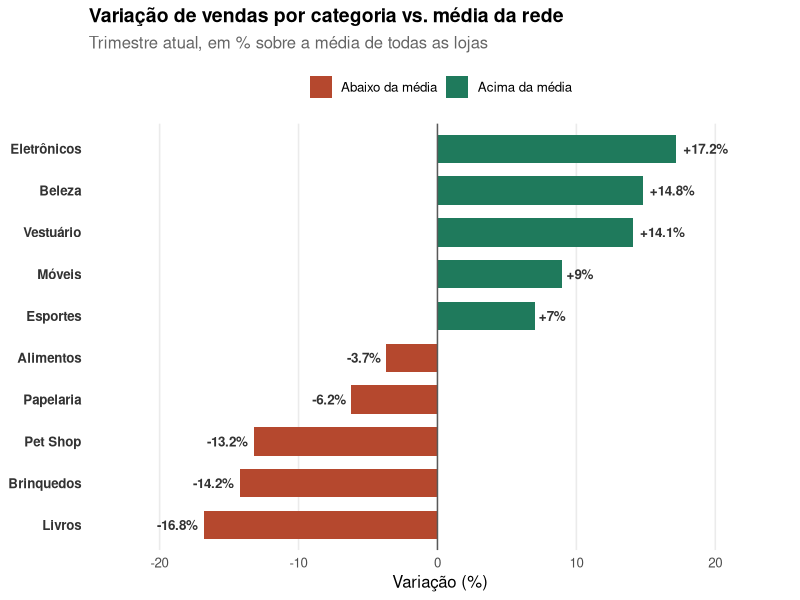

Reproduce this figure in R.
# Libraries
library(ggplot2)
library(dplyr)
library(forcats)
library(jsonlite)

# Sessao roda em locale C puro (ASCII) neste ambiente -- sem isso, toda
# string acentuada sai corrompida byte a byte no data.json e no proprio PNG.
# "C.utf8" existe no sistema (locale -a). Ver AGENTS.md, "Licoes aprendidas".
invisible(Sys.setlocale("LC_CTYPE", "C.utf8"))

# Barras divergentes: variacao percentual de vendas por categoria de produto
# em relacao a media da rede de lojas (o "zero" nao e ausencia de venda, e a
# media -- por isso barras pra cima E pra baixo do eixo, nao um ranking
# comum que so cresce a partir de zero real). Primeiro gráfico divergente
# da categoria ranking (as outras entradas -- barplot, lollipop, bump,
# circular -- sao todas rankings de valor absoluto, nunca de desvio a
# partir de uma referencia).
set.seed(2917)

categorias <- c(
  "Eletrônicos", "Vestuário", "Alimentos", "Beleza", "Brinquedos",
  "Livros", "Papelaria", "Móveis", "Esportes", "Pet Shop"
)

# Variacao ficticia (%) em relacao a media da rede no trimestre -- gerada
# com uma tendencia base por categoria (nao puramente aleatoria) pra sair
# um miolo de categorias proximas de zero e caudas nos dois extremos, do
# jeito que um dado real de varejo costuma se comportar.
tendencia <- c(18, 11, -3, 14, -9, -15, -6, 6, 9, -12)
variacao <- round(tendencia + rnorm(length(categorias), 0, 2.4), 1)

dados <- data.frame(categoria = categorias, variacao = variacao) %>%
  mutate(
    sinal = if_else(variacao >= 0, "Acima da média", "Abaixo da média"),
    categoria = fct_reorder(categoria, variacao)
  ) %>%
  arrange(variacao)

cor_sinal <- c("Acima da média" = "#1F7A5C", "Abaixo da média" = "#B5482E")

p <- ggplot(dados, aes(x = categoria, y = variacao, fill = sinal)) +
  geom_col(width = 0.68) +
  geom_hline(yintercept = 0, colour = "grey35", linewidth = 0.5) +
  geom_text(
    aes(
      label = paste0(if_else(variacao >= 0, "+", ""), variacao, "%"),
      hjust = if_else(variacao >= 0, -0.15, 1.15)
    ),
    size = 3.4, fontface = "bold", colour = "grey20"
  ) +
  coord_flip(clip = "off") +
  scale_fill_manual(values = cor_sinal, name = NULL) +
  scale_y_continuous(limits = c(min(dados$variacao) - 6, max(dados$variacao) + 6)) +
  labs(
    title = "Variação de vendas por categoria vs. média da rede",
    subtitle = "Trimestre atual, em % sobre a média de todas as lojas",
    x = NULL, y = "Variação (%)"
  ) +
  theme_minimal(base_size = 12) +
  theme(
    plot.title = element_text(face = "bold", size = 14),
    plot.subtitle = element_text(colour = "grey40", margin = margin(b = 10)),
    panel.grid.major.y = element_blank(),
    panel.grid.minor = element_blank(),
    legend.position = "top",
    axis.text.y = element_text(face = "bold", colour = "grey20")
  )

ggsave("output.png", plot = p, width = 8.5, height = 6, dpi = 150)

# ---------------------------------------------------------------------------
# Versao interativa: o D3 recebe os valores brutos (categoria + variacao) e
# recalcula a propria escala/ordenacao -- mesmo principio ja usado nos
# outros graficos desta base (nunca exportar posicao/geometria pronta).
# ---------------------------------------------------------------------------
viz <- list(
  meta = list(cores = as.list(cor_sinal)),
  dados = lapply(seq_len(nrow(dados)), function(i) {
    list(
      categoria = as.character(dados$categoria[i]),
      variacao = dados$variacao[i],
      sinal = dados$sinal[i]
    )
  })
)

write_json(viz, "data.json", auto_unbox = TRUE, digits = NA)
